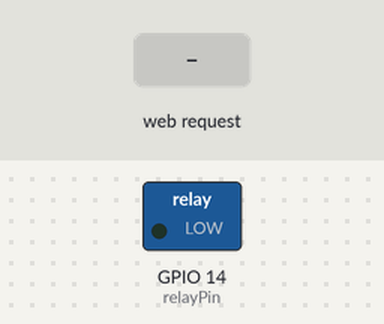
The sketch below on a simulated ESP32. Parts: switched loads named in the sketch (green lamp = pin HIGH). The test bench sets the inputs (shaded band). WiFi joins after 1.5 s; servers stay silent unless stated; no MQTT or app messages arrive unless stated; what the sketch prints to the serial monitor is not drawn.

Above: at 2.7 s.
2.8 s: HTTP request GET /on received
At 3.4 s:
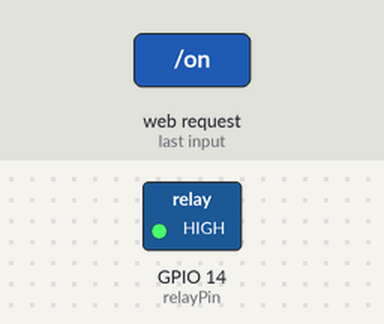
5.8 s: HTTP request GET /off received
At 6.8 s:
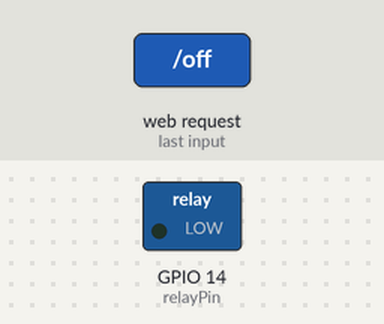
7.3 s: HTTP request GET /hard_shutdown_on received
At 8.0 s:
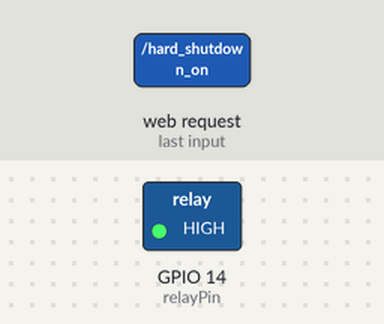
Timing chart, 0 to 10.3 s (numbered marks = the images above; inputs shaded):
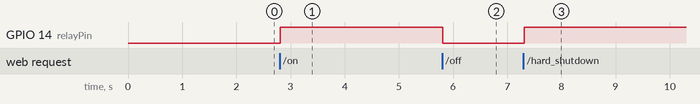

The sketch:

wifi_and_mqtt.ino
```cpp
#include <WiFi.h>
#include <PubSubClient.h>
#include <AsyncTCP.h>
#include <ESPAsyncWebServer.h>

// Update these with values suitable network.
const char* ssid = "WIFI_SSID";
const char* password = "WIFI_PASSWORD";
const char* mqtt_server = "192.168.1.100";

WiFiClient espClient;
PubSubClient client(espClient);
AsyncWebServer server(80);

int relayPin = 14;
String switch1;
String strTopic;
String strPayload;

const char index_html[] PROGMEM = R"rawliteral(
<!DOCTYPE HTML><html>
  <head>
    <title>ESP32 PC Control</title>
    <meta name="viewport" content="width=device-width, initial-scale=1">
    <style>
      body { font-family: Arial; text-align: center; margin:0px auto; padding-top: 30px;}
      .button {
        padding: 10px 20px;
        font-size: 24px;
        text-align: center;
      min-width: 250px;
        outline: none;
        color: #fff;
        background-color: #2f4468;
        border: none;
        border-radius: 5px;
        box-shadow: 0 6px #999;
        cursor: pointer;
        -webkit-touch-callout: none;
        -webkit-user-select: none;
        -khtml-user-select: none;
        -moz-user-select: none;
        -ms-user-select: none;
        user-select: none;
        -webkit-tap-highlight-color: rgba(0,0,0,0);
      }
      .button:hover {background-color: #1f2e45}
      .button:active {
        background-color: #1f2e45;
        box-shadow: 0 4px #666;
        transform: translateY(2px);
      }
    </style>
  </head>
  <body>
    <h1>ESP32 PC Control</h1>
    <button class="button" onmousedown="toggleCheckbox('on');" ontouchstart="toggleCheckbox('on');" onmouseup="toggleCheckbox('off');" ontouchend="toggleCheckbox('off');">Power Button</button>
        <br><br>
        <button class="button" onmousedown="toggleCheckbox('hard_shutdown_on');" ontouchstart="toggleCheckbox('hard_shutdown_on');" onmouseup="toggleCheckbox('hard_shutdown_off');" ontouchend="toggleCheckbox('hard_shutdown_off');">Hard Shutdown</button>
   <script>
   function toggleCheckbox(x) {
     var xhr = new XMLHttpRequest();
     xhr.open("GET", "/" + x, true);
     xhr.send();
   }
  </script>
  </body>
</html>)rawliteral";

void notFound(AsyncWebServerRequest *request) {
  request->send(404, "text/plain", "Not found");
}

void setup_wifi() {

  delay(10);
  // We start by connecting to a WiFi network
  Serial.println();
  Serial.print("Connecting to ");
  Serial.println(ssid);

  WiFi.begin(ssid, password);

  while (WiFi.status() != WL_CONNECTED)
  {
    delay(500);
    Serial.print(".");
  }

  Serial.println("");
  Serial.println("WiFi connected");
  Serial.println("IP address: ");
  Serial.println(WiFi.localIP());
}

void callback(char* topic, byte* payload, unsigned int length) {
  payload[length] = '\0';
  strTopic = String((char*)topic);
  if(strTopic == "workstation/cmnd/POWER")
    {
    switch1 = String((char*)payload);
    if(switch1 == "ON")
      {
        Serial.println("POWER");
        digitalWrite(relayPin, HIGH);
        delay(200);
        digitalWrite(relayPin, LOW);
      }
    else if(switch1 == "OFF")
      {
        Serial.println("POWER");
        digitalWrite(relayPin, HIGH);
        delay(200);
        digitalWrite(relayPin, LOW);
      }
    else
      {
        Serial.println("BAD MESSAGE");
      }
    }
    else if(strTopic == "workstation/cmnd/RESET"){
    switch1 = String((char*)payload);
    if(switch1 == "HARD_SHUTDOWN")
      {
        Serial.println("HARD_SHUTDOWN");
        digitalWrite(relayPin, HIGH);
        delay(7000);
        digitalWrite(relayPin, LOW);
      }
    else
      {
        Serial.println("BAD MESSAGE");
      }
    }
    else
      {
        Serial.println("BAD MESSAGE");
      }
}

void reconnect() {
  // Loop until we're reconnected
  while (!client.connected()) {
    Serial.print("Attempting MQTT connection...");
    // Attempt to connect
    if (client.connect("arduinoClient")) {
      Serial.println("connected");
      // Once connected, subscribe to everything under the workstation topic.
      client.subscribe("workstation/#");
    } else {
      Serial.print("failed, rc=");
      Serial.print(client.state());
      Serial.println(" try again in 5 seconds");
      // Wait 2 seconds before retrying
      delay(2000);
    }
  }
}

void setup()
{
  Serial.begin(115200);
  setup_wifi();
  client.setServer(mqtt_server, 1883);
  client.setCallback(callback);
  pinMode(relayPin, OUTPUT);

  server.on("/", HTTP_GET, [](AsyncWebServerRequest *request){
    request->send_P(200, "text/html", index_html);
  });

  server.on("/on", HTTP_GET, [] (AsyncWebServerRequest *request) {
    digitalWrite(relayPin, HIGH);
    delay(200);
    request->send(200, "text/plain", "ok");
  });

  server.on("/off", HTTP_GET, [] (AsyncWebServerRequest *request) {
    digitalWrite(relayPin, LOW);
    request->send(200, "text/plain", "ok");
  });
    server.on("/hard_shutdown_on", HTTP_GET, [] (AsyncWebServerRequest *request) {
    digitalWrite(relayPin, HIGH);
    delay(7000);
    request->send(200, "text/plain", "ok");
  });
    server.on("/hard_shutdown_off", HTTP_GET, [] (AsyncWebServerRequest *request) {
    digitalWrite(relayPin, LOW);
    request->send(200, "text/plain", "ok");
  });
  server.onNotFound(notFound);
  server.begin();
}

void loop()
{
  if (!client.connected()) {
    reconnect();
  }
  client.loop();
}
```

Measured:
- after the input at 2.8 s, GPIO 14 (relayPin): LOW → HIGH at once
- after the input at 5.8 s, GPIO 14 (relayPin): HIGH → LOW at once
- after the input at 7.3 s, GPIO 14 (relayPin): LOW → HIGH at once
